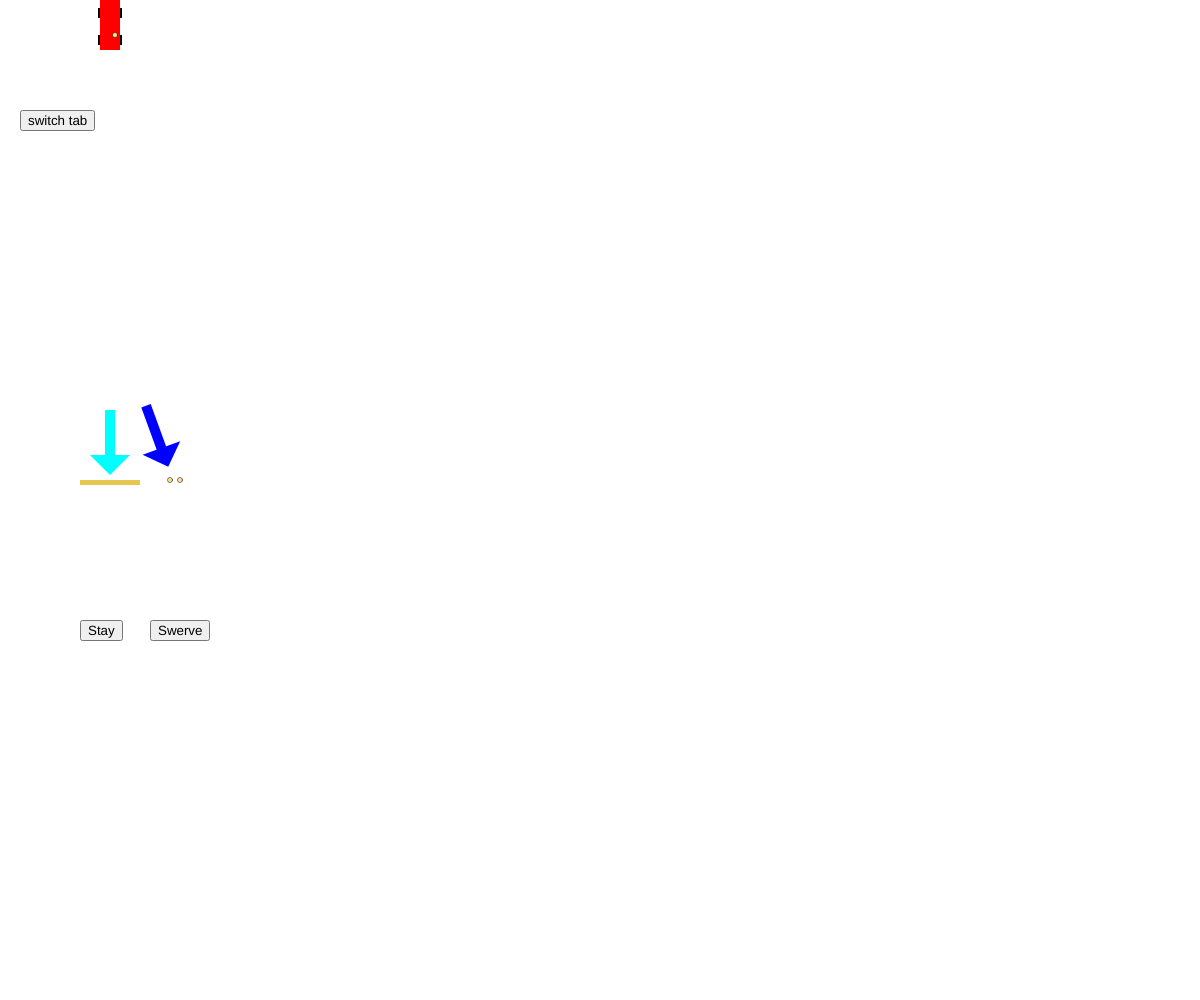
Frame 1 (no input)
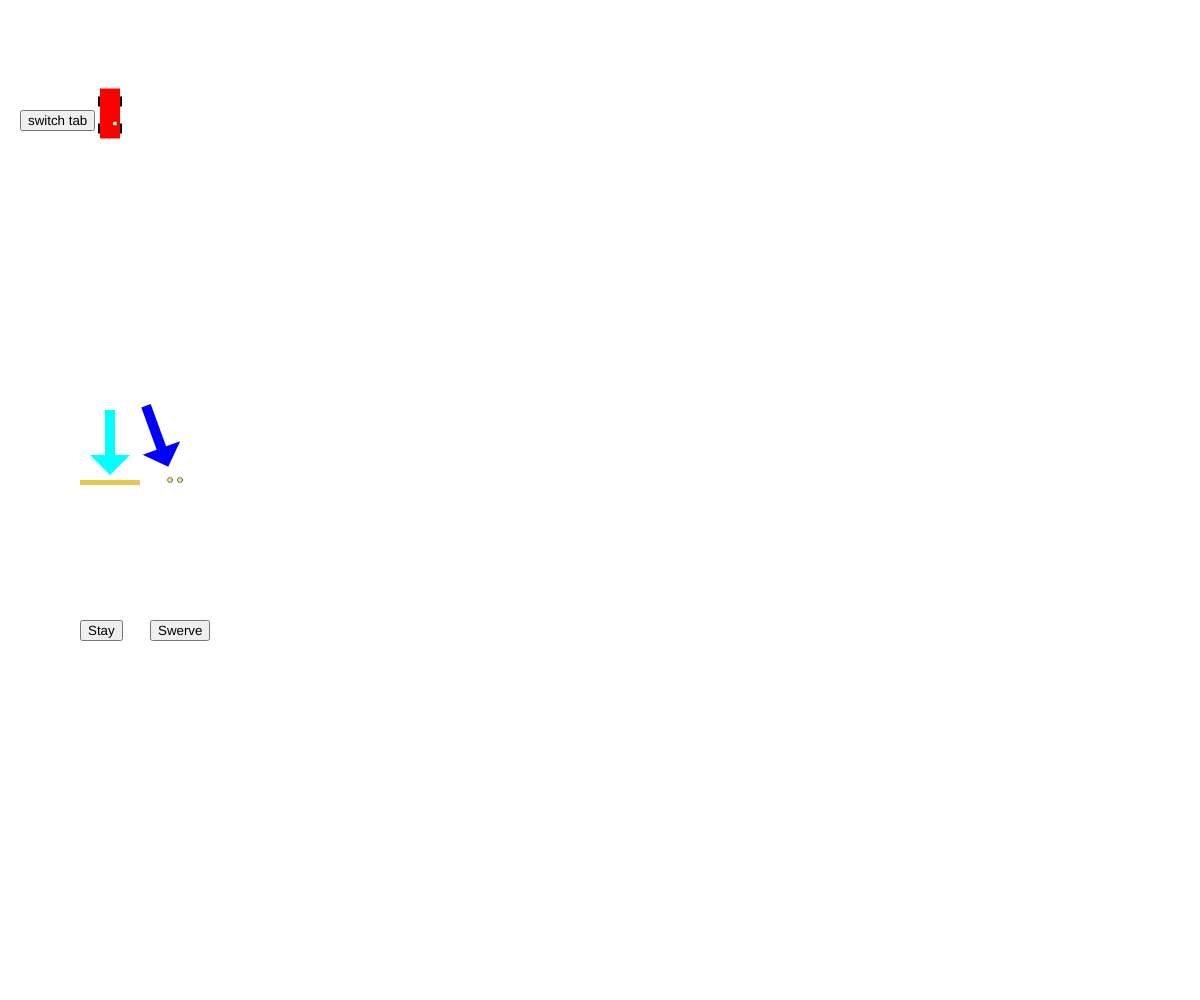
Frame 60 (no input)
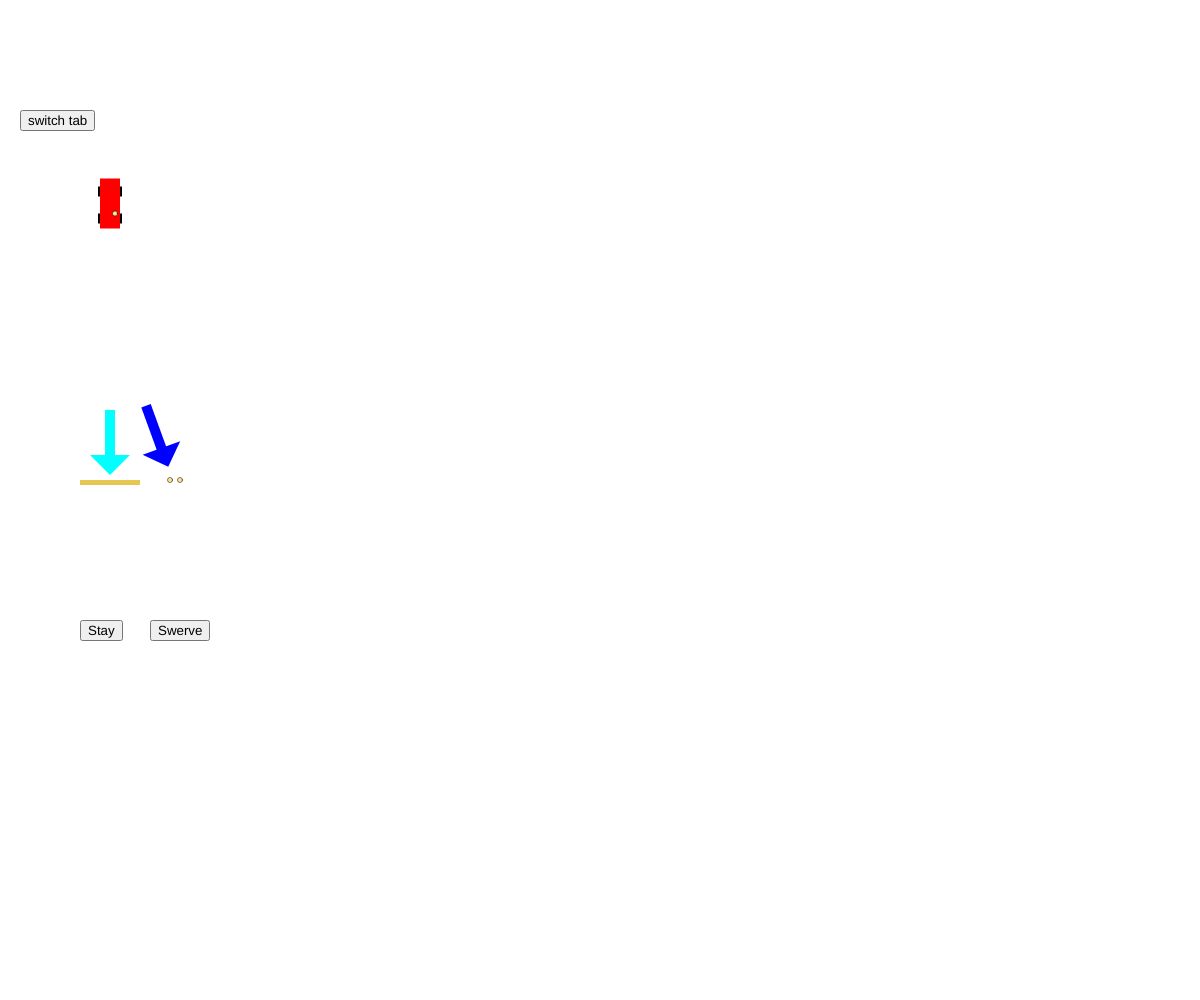
Frame 120 (the mouse pressed at the canvas centre since frame 60)

The p5.js sketch that drew these frames (run headless with seeded random() and noise() and a simulated clock; from frame 60 on, the mouse is pressed at the canvas centre):

// p5.js sketch
// ── sketch.js
var webPages = {
  tabsCount: 2,
  currentTab: 0,
  tabsArray: [[1000,500,100,100,100], [1000,500,200,0,0]],
  loadTab: function() {
    print(webPages.currentTab)
    clear();
    /*if (webPages.currentTab == webPages.tabsCount) {
      counter1 = 0
    } */
    if (webPages.currentTab == webPages.tabsCount) {
      counter1 = 0
      stayButton.button.show()
      swerveButton.button.show()
      myP.show()
      webPages.currentTab = 0
    } else {
      counter1 = 800
      stayButton.button.hide()
      swerveButton.button.hide()
      myP.hide()
      createCanvas(windowWidth,windowHeight)
      //createCanvas(webPages.tabsArray[webPages.currentTab][0],webPages.tabsArray[webPages.currentTab][1])
      background(webPages.tabsArray[webPages.currentTab][2],webPages.tabsArray[webPages.currentTab][3],webPages.tabsArray[webPages.currentTab][4])
      webPages.currentTab += 1
    }
  }
}

var switchTabButton;

function setup() {
  angleMode(DEGREES);
  let h2 = createElement('h2','The Ethics of Self-Driving Cars');
  myP = createP('Should the self-driving car prioritize the life of the driver, or should it reduce the loss of life at the expense of the driver?');
  createCanvas(windowWidth,windowHeight);
  background(200);
  //makes the button for the straight option
  stayButton.button = createButton(stayButton.text);
  stayButton.button.position(xPosition-20, 620);
  stayButton.button.mousePressed(stayButton.pressed);
  //makes the button for the swerve option
  swerveButton.button = createButton(swerveButton.text);
  swerveButton.button.position(xPosition+50, 620);
  swerveButton.button.mousePressed(swerveButton.pressed);

  switchTabButton = createButton("switch tab");
  switchTabButton.position(20, 110);
  switchTabButton.mousePressed(webPages.loadTab);
}

var swerveStayResults = {
  swerve: 0,
  stay: 0
}

var stayButton = {
  text: "Stay",
  resetToggled: false,
  pressed: function(){
    if (this.resetToggled == true) {
      resetToggled = false
      this.text = "Stay"
    } else {
      if (confirm('You just decided to sacrifice the driver to save 2 lives. 1 person will die. ARE YOU SURE?') == true) {
        swerveStayResults.stay ++
        counter1 = 699;
        updateCarLocation(false);
        fill(255,0,0);
        strokeWeight(1);
        makeX(xPosition+15,counter1/2+35)
        ethicsResultsGraph.updateGraph("stay")
        alert('The driver died in the accident')
        //this.resetToggled = true
        //this.text = "Reset"
        //this.button = createButton(this.text);
      }
    }
  }
}
var swerveButton = {
  text: "Swerve",
  pressed: function(){
    if (confirm('You just decided to kill 2 pedestrians to save the driver. 2 people will die. ARE YOU SURE?') == true) {
      swerveStayResults.swerve ++
      print(swerveStayResults.swerve)
      counter1 = 699;
      updateCarLocation(true);
      fill(255,0,0);
      strokeWeight(1);
      makeX(xPosition+80,480)
      makeX(xPosition+70,480)
      ethicsResultsGraph.updateGraph("swerve")
      alert('The two pedestrians died in the accident')
    }
  }
}

var counter1 = 0
var firstTime = true

var car = {
  makeCarBody: function(x,y) {
    fill(255,0,0);
    rect(x,y/2,20,50), rect(x,y/2+10,20,30)
    fill(0);
    rect(x-2,y/2+8,2,10), rect(x+20,y/2+8,2,10), rect(x-2,y/2+35,2,10), rect(x+20,y/2+35,2,10)
    fill(255,230,150);
    strokeWeight(0.5)
    ellipse(x+15,y/2+35,5,5)
    strokeWeight(0)
  }
}

var xPosition = 100
var myP;

var ethicsResultsGraph = {
  x: 250,
  y: 480,
  stayPercent: 40,
  updateGraph: function(selected) {
    print(selected)
    push();
    translate(this.x,this.y);
    let theStayPercent = (swerveStayResults.stay/(swerveStayResults.stay + swerveStayResults.swerve))*100
    print(theStayPercent)
    makeGraph(theStayPercent, 100 - theStayPercent);
    //(100 - stayPercent gives the swerve percent)
  }
};

function makeGraph(stay,swerve) {
  fill(0,255,255);
  strokeWeight(0.5);
  for (var i = 0; i > -1*stay; i-= 2) {
    rect(0,i,10,2)
  }
  fill(0,0,255);
  for (var y = 0; y > -1*swerve; y-= 2) {
    rect(20,y,10,2)
  }
}

function makeX(x,y) {
  push()
  translate(x+1,y-5);
  //translates so that middle of the x is the coordinate.
  rotate(45);
  rect(0,0,2,10)
  rect(-4,4,10,2)
  pop()
}

function updateCarLocation(swerveBool) {
  if (counter1 >= 700 && firstTime == true && counter1 < 800) {
    firstTime = false
    alert('Self-Driving cars will not make urgent decisions in an accident, like humans. They decide based on machine learning and their programming. Take your time.')
  }
  if (counter1 < 700) {
    strokeWeight(0);
    background(255);
    fill(230,200,80)
    rect(xPosition-20,480,60,5)
    //makes barricade
    fill(255,230,150);
    strokeWeight(0.5)
    ellipse(xPosition+80,480,5,5)
    ellipse(xPosition+70,480,5,5)
    strokeWeight(0)
    fill(0,255,255);
    drawArrow()
    fill(0,0,255)
    push()
    translate(xPosition+5,410)
    rotate(-20)
    translate(-xPosition+30,-400)
    drawArrow()
    pop()
    if (swerveBool) {
      push()
      //translate(xPosition,counter1)
      rotate(-10)
      car.makeCarBody(xPosition-40,counter1+20)
      pop()
    } else {
      car.makeCarBody(xPosition,counter1)
    }
    strokeWeight(0)
    counter1 += 3
  }
}

function draw() {
  updateCarLocation()
}

function drawArrow() {
  rect(xPosition+5,410,10,50)
  triangle(xPosition+10,475,xPosition-10,455,xPosition+30,455)
}
